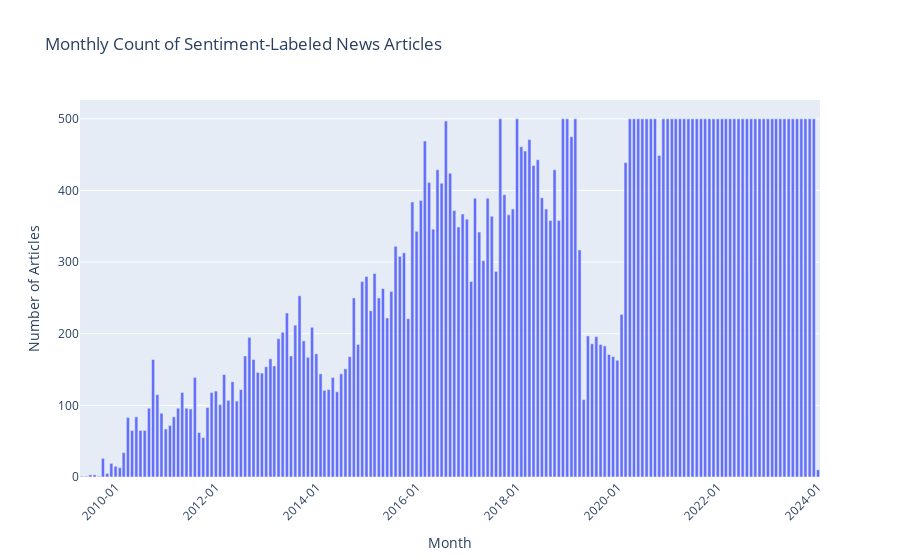

The notebook cell this image was saved under:
### Code cell
filtered_nasdaq_news = filter_by_month(titles_with_lexicon_terms.copy(), max_entries=500)
plot_timeseries(filtered_nasdaq_news)

### Figure 1 — Plotly figure (JSON) as saved in the notebook; plotly's stock layout.template omitted (floating-point values rounded to 4 significant figures; data arrays with more than 128 entries replaced by an {"elided": "..."} marker saying what was removed)
{"data": [{"alignmentgroup": "True", "hovertemplate": "YearMonth=%{x}<br>Count=%{y}<extra></extra>", "legendgroup": "", "marker": {"color": "#636efa", "pattern": {"shape": ""}}, "name": "", "offsetgroup": "", "orientation": "v", "showlegend": false, "textposition": "auto", "type": "bar", "x": {"elided": "177 str values"}, "xaxis": "x", "y": {"elided": "177 int values"}, "yaxis": "y"}], "layout": {"barmode": "relative", "legend": {"tracegroupgap": 0}, "title": {"text": "Monthly Count of Sentiment-Labeled News Articles"}, "xaxis": {"anchor": "y", "domain": [0, 1], "tickangle": -45, "tickformat": "%Y-%m", "title": {"text": "Month"}}, "yaxis": {"anchor": "x", "domain": [0, 1], "title": {"text": "Number of Articles"}}}}
